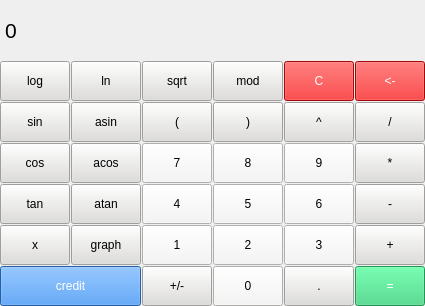
<?xml version="1.0" encoding="UTF-8"?>
<ui version="4.0">
 <class>MainWindow</class>
 <widget class="QMainWindow" name="MainWindow">
  <property name="geometry">
   <rect>
    <x>0</x>
    <y>0</y>
    <width>425</width>
    <height>306</height>
   </rect>
  </property>
  <property name="windowTitle">
   <string>MainWindow</string>
  </property>
  <widget class="QWidget" name="centralwidget">
   <widget class="QLabel" name="result_window">
    <property name="geometry">
     <rect>
      <x>5</x>
      <y>0</y>
      <width>420</width>
      <height>60</height>
     </rect>
    </property>
    <property name="font">
     <font>
      <pointsize>16</pointsize>
     </font>
    </property>
    <property name="styleSheet">
     <string notr="true">QLabel {
	qproperty-alignment: 'AlignVCenter | AlignRight';
	border-bottom: 1px solid gray;
}

background-color: white;</string>
    </property>
    <property name="text">
     <string>0</string>
    </property>
   </widget>
   <widget class="QPushButton" name="pushButton_sin">
    <property name="geometry">
     <rect>
      <x>0</x>
      <y>102</y>
      <width>70</width>
      <height>40</height>
     </rect>
    </property>
    <property name="styleSheet">
     <string notr="true">QPushButton {
	background-color: rgb(222, 221, 218);
}</string>
    </property>
    <property name="text">
     <string>sin</string>
    </property>
   </widget>
   <widget class="QPushButton" name="pushButton_lg">
    <property name="geometry">
     <rect>
      <x>0</x>
      <y>61</y>
      <width>70</width>
      <height>40</height>
     </rect>
    </property>
    <property name="styleSheet">
     <string notr="true">QPushButton {
	background-color: rgb(222, 221, 218);
}</string>
    </property>
    <property name="text">
     <string>log</string>
    </property>
   </widget>
   <widget class="QPushButton" name="pushButton_ln">
    <property name="geometry">
     <rect>
      <x>71</x>
      <y>61</y>
      <width>70</width>
      <height>40</height>
     </rect>
    </property>
    <property name="styleSheet">
     <string notr="true">QPushButton {
	background-color: rgb(222, 221, 218);
}</string>
    </property>
    <property name="text">
     <string>ln</string>
    </property>
   </widget>
   <widget class="QPushButton" name="pushButton_sqrt">
    <property name="geometry">
     <rect>
      <x>142</x>
      <y>61</y>
      <width>70</width>
      <height>40</height>
     </rect>
    </property>
    <property name="styleSheet">
     <string notr="true">QPushButton {
	background-color: rgb(222, 221, 218);
}</string>
    </property>
    <property name="text">
     <string>sqrt</string>
    </property>
   </widget>
   <widget class="QPushButton" name="pushButton_bracket_1">
    <property name="geometry">
     <rect>
      <x>142</x>
      <y>102</y>
      <width>70</width>
      <height>40</height>
     </rect>
    </property>
    <property name="styleSheet">
     <string notr="true">QPushButton {
	background-color: rgb(222, 221, 218);
}</string>
    </property>
    <property name="text">
     <string>(</string>
    </property>
   </widget>
   <widget class="QPushButton" name="pushButton_bracket_2">
    <property name="geometry">
     <rect>
      <x>213</x>
      <y>102</y>
      <width>70</width>
      <height>40</height>
     </rect>
    </property>
    <property name="styleSheet">
     <string notr="true">QPushButton {
	background-color: rgb(222, 221, 218);
}</string>
    </property>
    <property name="text">
     <string>)</string>
    </property>
   </widget>
   <widget class="QPushButton" name="pushButton_pow">
    <property name="geometry">
     <rect>
      <x>284</x>
      <y>102</y>
      <width>70</width>
      <height>40</height>
     </rect>
    </property>
    <property name="styleSheet">
     <string notr="true">QPushButton {
	background-color: rgb(222, 221, 218);
}</string>
    </property>
    <property name="text">
     <string>^</string>
    </property>
   </widget>
   <widget class="QPushButton" name="pushButton_cos">
    <property name="geometry">
     <rect>
      <x>0</x>
      <y>143</y>
      <width>70</width>
      <height>40</height>
     </rect>
    </property>
    <property name="styleSheet">
     <string notr="true">QPushButton {
	background-color: rgb(222, 221, 218);
}</string>
    </property>
    <property name="text">
     <string>cos</string>
    </property>
   </widget>
   <widget class="QPushButton" name="pushButton_mod">
    <property name="geometry">
     <rect>
      <x>213</x>
      <y>61</y>
      <width>70</width>
      <height>40</height>
     </rect>
    </property>
    <property name="styleSheet">
     <string notr="true">QPushButton {
	background-color: rgb(222, 221, 218);
}</string>
    </property>
    <property name="text">
     <string>mod</string>
    </property>
   </widget>
   <widget class="QPushButton" name="pushButton_divide">
    <property name="geometry">
     <rect>
      <x>355</x>
      <y>102</y>
      <width>70</width>
      <height>40</height>
     </rect>
    </property>
    <property name="styleSheet">
     <string notr="true">QPushButton {
	background-color: rgb(222, 221, 218);
}</string>
    </property>
    <property name="text">
     <string>/</string>
    </property>
   </widget>
   <widget class="QPushButton" name="pushButton_minus">
    <property name="geometry">
     <rect>
      <x>355</x>
      <y>184</y>
      <width>70</width>
      <height>40</height>
     </rect>
    </property>
    <property name="styleSheet">
     <string notr="true">QPushButton {
	background-color: rgb(222, 221, 218);
}</string>
    </property>
    <property name="text">
     <string>-</string>
    </property>
   </widget>
   <widget class="QPushButton" name="pushButton_7">
    <property name="geometry">
     <rect>
      <x>142</x>
      <y>143</y>
      <width>70</width>
      <height>40</height>
     </rect>
    </property>
    <property name="styleSheet">
     <string notr="true">QPushButton {
	background-color: rgb(246, 245, 244);
}</string>
    </property>
    <property name="text">
     <string>7</string>
    </property>
   </widget>
   <widget class="QPushButton" name="pushButton_asin">
    <property name="geometry">
     <rect>
      <x>71</x>
      <y>102</y>
      <width>70</width>
      <height>40</height>
     </rect>
    </property>
    <property name="styleSheet">
     <string notr="true">QPushButton {
	background-color: rgb(222, 221, 218);
}</string>
    </property>
    <property name="text">
     <string>asin</string>
    </property>
   </widget>
   <widget class="QPushButton" name="pushButton_5">
    <property name="geometry">
     <rect>
      <x>213</x>
      <y>184</y>
      <width>70</width>
      <height>40</height>
     </rect>
    </property>
    <property name="styleSheet">
     <string notr="true">QPushButton {
	background-color: rgb(246, 245, 244);
}</string>
    </property>
    <property name="text">
     <string>5</string>
    </property>
   </widget>
   <widget class="QPushButton" name="pushButton_8">
    <property name="geometry">
     <rect>
      <x>213</x>
      <y>143</y>
      <width>70</width>
      <height>40</height>
     </rect>
    </property>
    <property name="styleSheet">
     <string notr="true">QPushButton {
	background-color: rgb(246, 245, 244);
}</string>
    </property>
    <property name="text">
     <string>8</string>
    </property>
   </widget>
   <widget class="QPushButton" name="pushButton_9">
    <property name="geometry">
     <rect>
      <x>284</x>
      <y>143</y>
      <width>70</width>
      <height>40</height>
     </rect>
    </property>
    <property name="styleSheet">
     <string notr="true">QPushButton {
	background-color: rgb(246, 245, 244);
}</string>
    </property>
    <property name="text">
     <string>9</string>
    </property>
   </widget>
   <widget class="QPushButton" name="pushButton_mult">
    <property name="geometry">
     <rect>
      <x>355</x>
      <y>143</y>
      <width>70</width>
      <height>40</height>
     </rect>
    </property>
    <property name="styleSheet">
     <string notr="true">QPushButton {
	background-color: rgb(222, 221, 218);
}</string>
    </property>
    <property name="text">
     <string>*</string>
    </property>
   </widget>
   <widget class="QPushButton" name="pushButton_6">
    <property name="geometry">
     <rect>
      <x>284</x>
      <y>184</y>
      <width>70</width>
      <height>40</height>
     </rect>
    </property>
    <property name="styleSheet">
     <string notr="true">QPushButton {
	background-color: rgb(246, 245, 244);
}</string>
    </property>
    <property name="text">
     <string>6</string>
    </property>
   </widget>
   <widget class="QPushButton" name="pushButton_tan">
    <property name="geometry">
     <rect>
      <x>0</x>
      <y>184</y>
      <width>70</width>
      <height>40</height>
     </rect>
    </property>
    <property name="styleSheet">
     <string notr="true">QPushButton {
	background-color: rgb(222, 221, 218);
}</string>
    </property>
    <property name="text">
     <string>tan</string>
    </property>
   </widget>
   <widget class="QPushButton" name="pushButton_4">
    <property name="geometry">
     <rect>
      <x>142</x>
      <y>184</y>
      <width>70</width>
      <height>40</height>
     </rect>
    </property>
    <property name="styleSheet">
     <string notr="true">QPushButton {
	background-color: rgb(246, 245, 244);
}</string>
    </property>
    <property name="text">
     <string>4</string>
    </property>
   </widget>
   <widget class="QPushButton" name="pushButton_atan">
    <property name="geometry">
     <rect>
      <x>71</x>
      <y>184</y>
      <width>70</width>
      <height>40</height>
     </rect>
    </property>
    <property name="styleSheet">
     <string notr="true">QPushButton {
	background-color: rgb(222, 221, 218);
}</string>
    </property>
    <property name="text">
     <string>atan</string>
    </property>
   </widget>
   <widget class="QPushButton" name="pushButton_1">
    <property name="geometry">
     <rect>
      <x>142</x>
      <y>225</y>
      <width>70</width>
      <height>40</height>
     </rect>
    </property>
    <property name="styleSheet">
     <string notr="true">QPushButton {
	background-color: rgb(246, 245, 244);
}</string>
    </property>
    <property name="text">
     <string>1</string>
    </property>
   </widget>
   <widget class="QPushButton" name="pushButton_plus">
    <property name="geometry">
     <rect>
      <x>355</x>
      <y>225</y>
      <width>70</width>
      <height>40</height>
     </rect>
    </property>
    <property name="styleSheet">
     <string notr="true">QPushButton {
	background-color: rgb(222, 221, 218);
}</string>
    </property>
    <property name="text">
     <string>+</string>
    </property>
   </widget>
   <widget class="QPushButton" name="pushButton_acos">
    <property name="geometry">
     <rect>
      <x>71</x>
      <y>143</y>
      <width>70</width>
      <height>40</height>
     </rect>
    </property>
    <property name="styleSheet">
     <string notr="true">QPushButton {
	background-color: rgb(222, 221, 218);
}</string>
    </property>
    <property name="text">
     <string>acos</string>
    </property>
   </widget>
   <widget class="QPushButton" name="pushButton_dot">
    <property name="geometry">
     <rect>
      <x>284</x>
      <y>266</y>
      <width>70</width>
      <height>40</height>
     </rect>
    </property>
    <property name="styleSheet">
     <string notr="true">QPushButton {
	background-color: rgb(222, 221, 218);
}</string>
    </property>
    <property name="text">
     <string>.</string>
    </property>
   </widget>
   <widget class="QPushButton" name="pushButton_2">
    <property name="geometry">
     <rect>
      <x>213</x>
      <y>225</y>
      <width>70</width>
      <height>40</height>
     </rect>
    </property>
    <property name="styleSheet">
     <string notr="true">QPushButton {
	background-color: rgb(246, 245, 244);
}</string>
    </property>
    <property name="text">
     <string>2</string>
    </property>
   </widget>
   <widget class="QPushButton" name="pushButton_0">
    <property name="geometry">
     <rect>
      <x>213</x>
      <y>266</y>
      <width>70</width>
      <height>40</height>
     </rect>
    </property>
    <property name="styleSheet">
     <string notr="true">QPushButton {
	background-color: rgb(246, 245, 244);
}</string>
    </property>
    <property name="text">
     <string>0</string>
    </property>
   </widget>
   <widget class="QPushButton" name="pushButton_unary">
    <property name="geometry">
     <rect>
      <x>142</x>
      <y>266</y>
      <width>70</width>
      <height>40</height>
     </rect>
    </property>
    <property name="styleSheet">
     <string notr="true">QPushButton {
	background-color: rgb(222, 221, 218);
}</string>
    </property>
    <property name="text">
     <string>+/-</string>
    </property>
   </widget>
   <widget class="QPushButton" name="pushButton_equal">
    <property name="geometry">
     <rect>
      <x>355</x>
      <y>266</y>
      <width>70</width>
      <height>40</height>
     </rect>
    </property>
    <property name="styleSheet">
     <string notr="true">QPushButton {
	color: white;
	background-color: rgb(51, 209, 122);
}</string>
    </property>
    <property name="text">
     <string>=</string>
    </property>
   </widget>
   <widget class="QPushButton" name="pushButton_3">
    <property name="geometry">
     <rect>
      <x>284</x>
      <y>225</y>
      <width>70</width>
      <height>40</height>
     </rect>
    </property>
    <property name="styleSheet">
     <string notr="true">QPushButton {
	background-color: rgb(246, 245, 244);
}</string>
    </property>
    <property name="text">
     <string>3</string>
    </property>
   </widget>
   <widget class="QPushButton" name="pushButton_delete_all">
    <property name="geometry">
     <rect>
      <x>284</x>
      <y>61</y>
      <width>70</width>
      <height>40</height>
     </rect>
    </property>
    <property name="styleSheet">
     <string notr="true">QPushButton {
	color: white;
	background-color: rgb(231, 8, 8);
}</string>
    </property>
    <property name="text">
     <string>C</string>
    </property>
   </widget>
   <widget class="QPushButton" name="pushButton_delete_1">
    <property name="geometry">
     <rect>
      <x>355</x>
      <y>61</y>
      <width>70</width>
      <height>40</height>
     </rect>
    </property>
    <property name="styleSheet">
     <string notr="true">QPushButton {
	color: white;
	background-color: rgb(231, 8, 8);
}</string>
    </property>
    <property name="text">
     <string>&lt;-</string>
    </property>
   </widget>
   <widget class="QPushButton" name="pushButton_graph">
    <property name="geometry">
     <rect>
      <x>71</x>
      <y>225</y>
      <width>70</width>
      <height>40</height>
     </rect>
    </property>
    <property name="styleSheet">
     <string notr="true">QPushButton {
	background-color: rgb(222, 221, 218);
}</string>
    </property>
    <property name="text">
     <string>graph</string>
    </property>
   </widget>
   <widget class="QPushButton" name="pushButton_credit">
    <property name="geometry">
     <rect>
      <x>0</x>
      <y>266</y>
      <width>141</width>
      <height>40</height>
     </rect>
    </property>
    <property name="styleSheet">
     <string notr="true">QPushButton {
	color: white;
	background-color: rgb(53, 132, 228);
}</string>
    </property>
    <property name="text">
     <string>credit</string>
    </property>
   </widget>
   <widget class="QPushButton" name="pushButton_x">
    <property name="geometry">
     <rect>
      <x>0</x>
      <y>225</y>
      <width>70</width>
      <height>40</height>
     </rect>
    </property>
    <property name="styleSheet">
     <string notr="true">QPushButton {
	background-color: rgb(222, 221, 218);
}</string>
    </property>
    <property name="text">
     <string>x</string>
    </property>
   </widget>
  </widget>
 </widget>
 <resources/>
 <connections/>
</ui>
